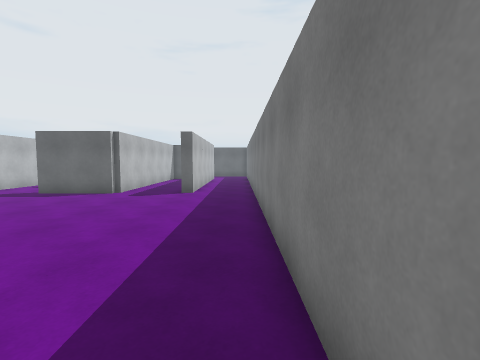
View 1 (above)

24 first-person views from a walk through a 3-D level made in the Unity game engine. The camera is 1.5 m above the floor, tilts 4° down and sees 85° across. The floor is counted in squares, 1 m on a side. Each view is taken from the middle of a square. On the plan, view 1 faces up. The plan holds only what a view shows up to about 14 squares ahead; the rest is blank. The place goes on beyond the plan. The player is left out.

View 2
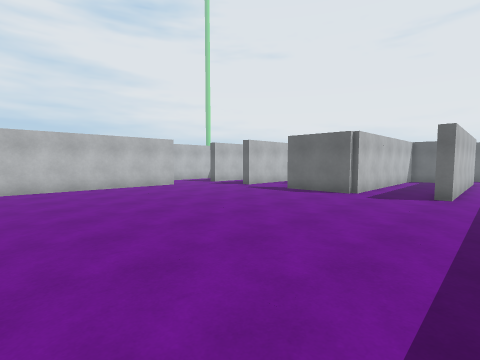

View 3
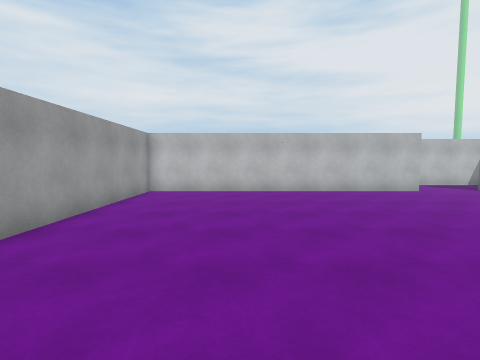

View 4
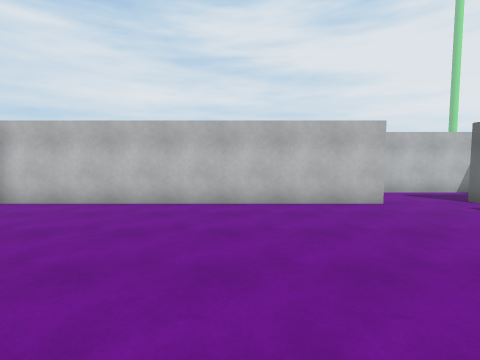

View 5
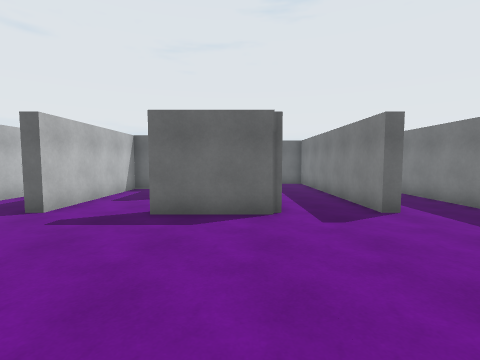

View 6
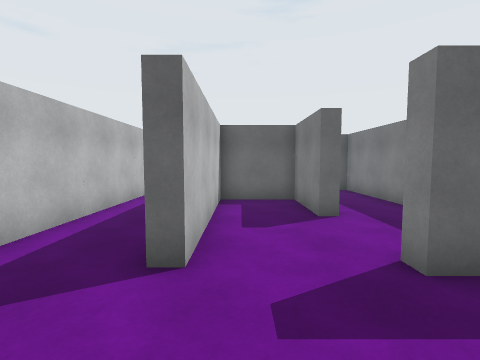

View 7
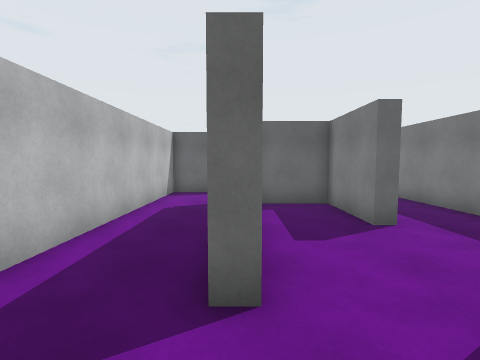

View 8
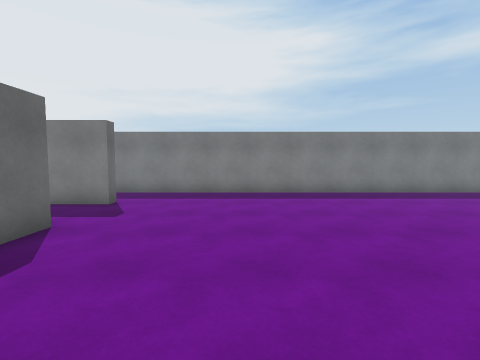

View 9
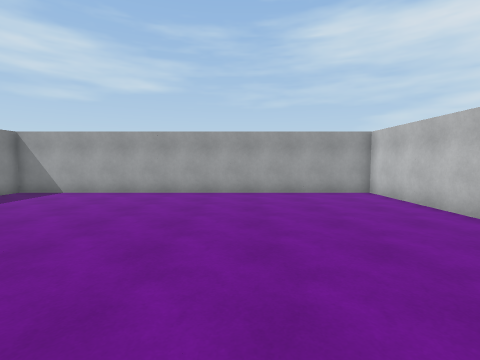

View 10
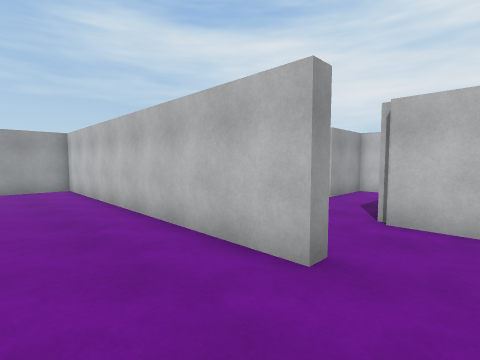

View 11
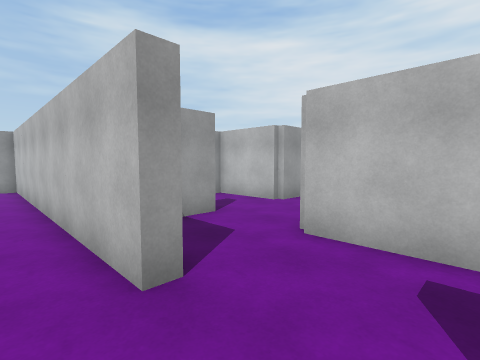

View 12
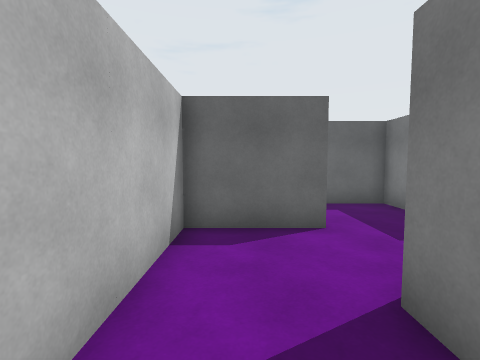

View 13
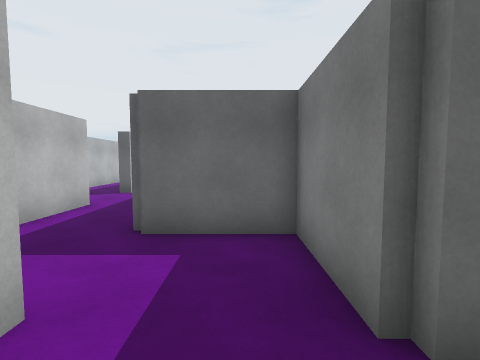

View 14
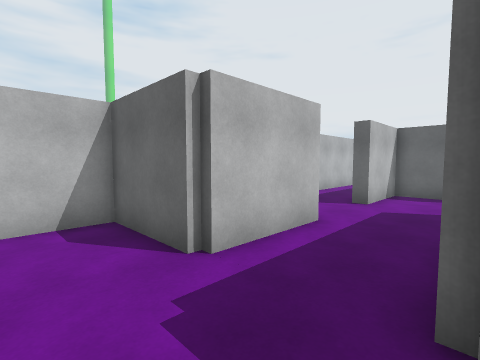

View 15
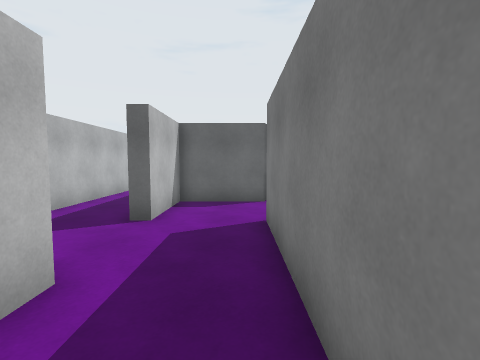

View 16
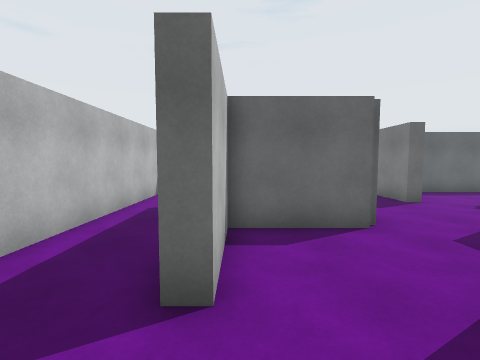

View 17
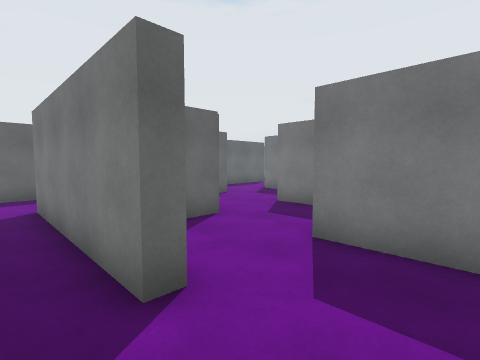

View 18
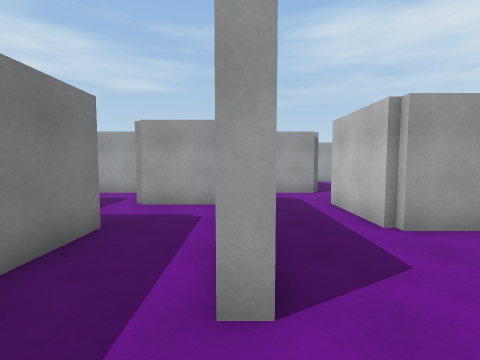

View 19
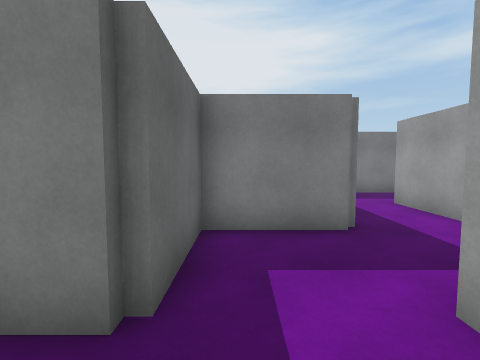

View 20
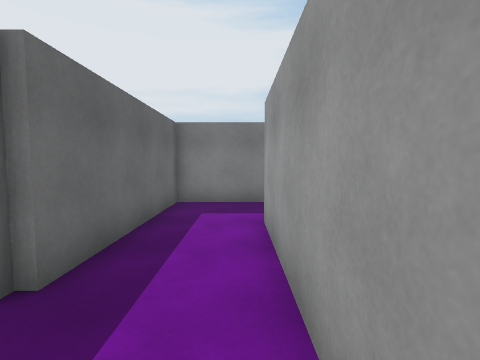

View 21
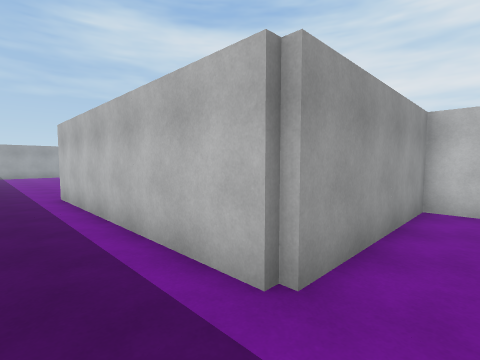

View 22
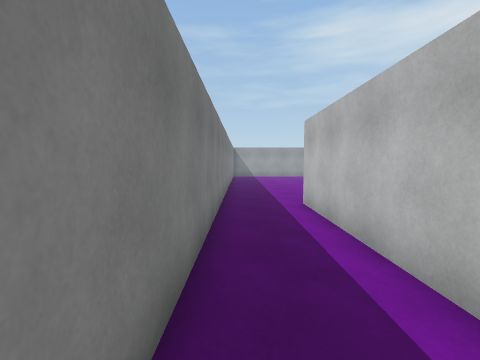

View 23
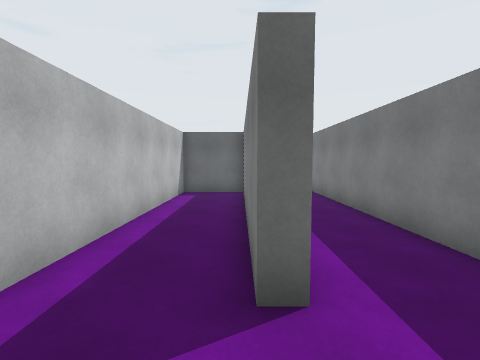

View 24
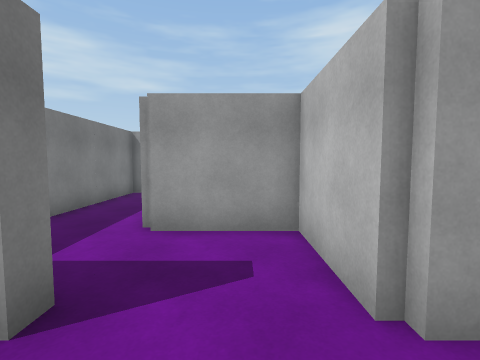

### Floor plan
Key: @ floor where view 1 was taken; # wall or solid block; . floor.
Columns run from 27 left of view 1 to 1 right of it. Each row starts with its distance up from view 1.
 44           ##        ####
 43        #  .      #  ...
 42        # ..      # ...
 41        #...     .#...
 40        #..#     ....
 39        #..#    .....
 38        #..#    ....
 37        #..#####..#
 36        #..#......#
 35        #..#......
 34         ..#......
 33         ......#..#
 32          .....#..#
 31          .....#..#
 30          ##...#..#####
 29           #...#......#
 28           #...#......#
 27        ####...####...########
 26        #.........#..........#
 25        #.........#..........#
 24        #.........#..........#
 23           ####...########...#
 22           #.....    .#..#...#
 21           #......   .#..#...#
 20           #...#### ..#..#...#
 19           #...#..# ..#..#...#
 18           #...#..#...#..#...#
 17           #...#..#...#..#...#
 16           #...#......#..#...#
 15        #  #...#..... #..#...#
 14        #..#...#....  #..#...#
 13        #..#...#...####..#...#
 12        #....................#
 11        #....................#
 10        #....................#
  9        #..#.................#
  8    .......#.................#
  7 #.........#.................#
  6 ####...####.................#
  5    #....  #.................#
  4    #..... #.................#
  3    #......#.................#
  2    #####..#.................#
  1         ..#.................#
  0         ..#................@#
 -1         ..#.................#
 -2          .#.................#
 -3          .#.................#
 -4           #.................#
 -5           ###################

Positions as (right, up) in squares from view 1, and headings:
1: (0, 0), facing up
2: (-1, 0), facing up-left
3: (-3, 0), facing left
4: (-7, 4), facing left
5: (-7, 5), facing up
6: (-12, 9), facing up
7: (-13, 10), facing up
8: (-12, 8), facing right
9: (-10, 8), facing down
10: (-13, 11), facing down-left
11: (-15, 12), facing down-left
12: (-15, 17), facing up
13: (-11, 21), facing up
14: (-13, 24), facing up-left
15: (-14, 27), facing up
16: (-16, 31), facing up
17: (-18, 31), facing up-right
18: (-13, 36), facing down
19: (-12, 29), facing right
20: (-9, 24), facing right
21: (0, 25), facing down-left
22: (0, 22), facing down
23: (-3, 10), facing up
24: (-22, 8), facing down
